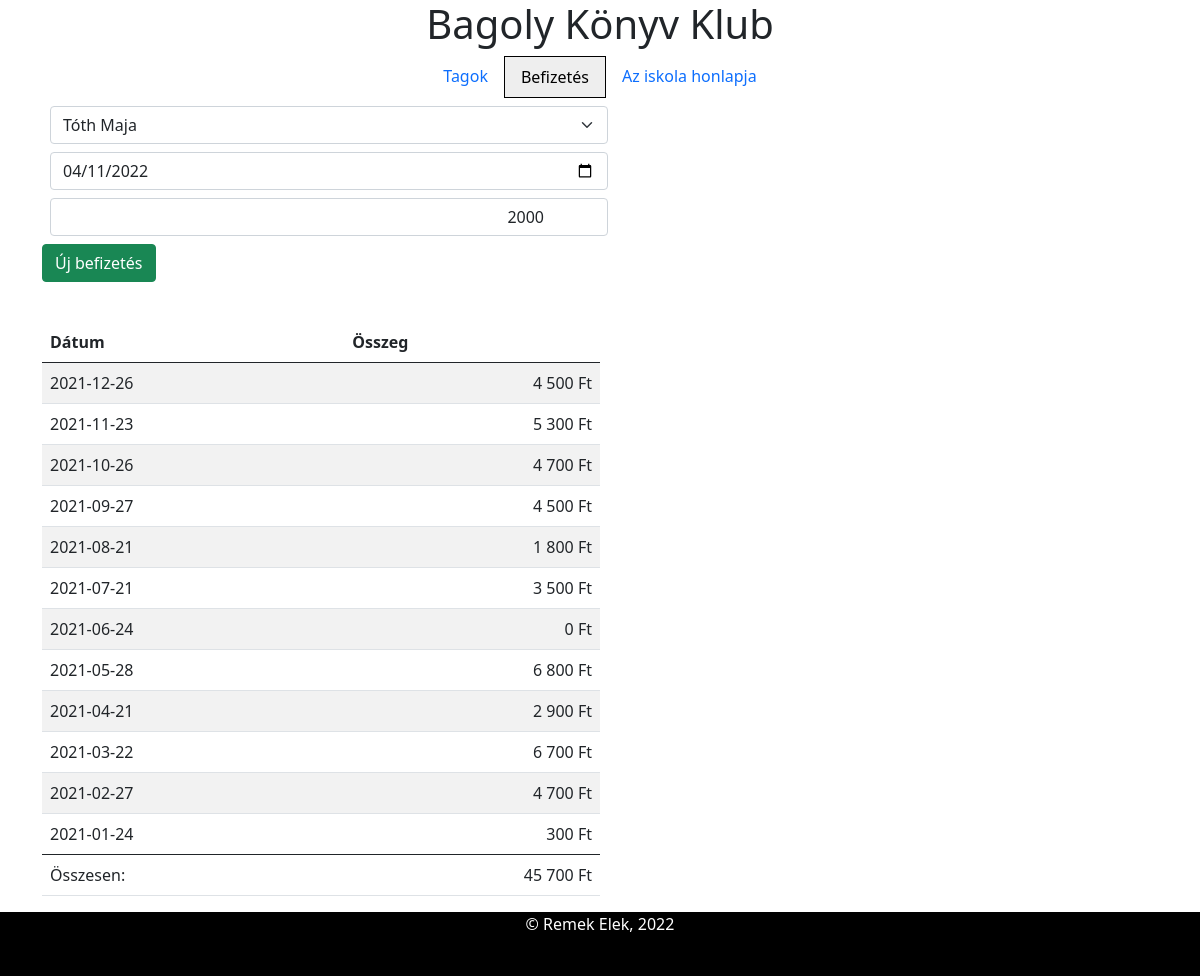
The app's page /index.php?menu=befizetes&id=3 with its own data.
### tables this page shows
CREATE TABLE `befizetes` (
  `id` bigint(20) NOT NULL,
  `datum` date DEFAULT NULL,
  `befizetes` decimal(6,0) DEFAULT NULL,
  KEY `fk_tag` (`id`),
  CONSTRAINT `fk_tag` FOREIGN KEY (`id`) REFERENCES `tagok` (`id`)
);

### web/classes/database.php (the view, shortened to what this page needs)
<?php
class database {
    private $mysqli=null;
    public function __construct($host="localhost", $user="root", $pass="", $db="bookclub") {
        $this->mysqli = new mysqli($host, $user, $pass, $db);
        $this->mysqli->set_charset("utf8");
    }
    public function get_tags_options($id) {
        $sql = "SELECT `id`, `csaladnev`, `utonev` FROM `tagok` WHERE 1";
        $result = $this->mysqli->query($sql);
        $tags = array();
        if ($result->num_rows > 0) {
            while($row = $result->fetch_assoc()) {
                if ($id == null || intval($id) != intval($row['id']) ) {
                    $tags[] = '<option value="'.$row['id'].'">'.$row['csaladnev'].' '.$row['utonev'].'</option>';
                } else {
                    $tags[] = '<option selected="selected" value="'.$row['id'].'">'.$row['csaladnev'].' '.$row['utonev'].'</option>';
                }
            }
        } else {
            echo "0 results";
        }
        return $tags;
    }
    public function get_tag_payments_table($id) {
        $answer = '';
        $sql = "SELECT datum, befizetes FROM befizetes WHERE id = $id ORDER BY datum DESC";
        if($result = $this->mysqli->query($sql)){
            $answer = '<table class="table w-50 table-striped">
            <thead>
                <tr>
                    <th class="col-auto">Dátum</th>
                    <th class="col-auto">Összeg</th>
                </tr>
            </thead>
            <tbody>';
            $sum = 0;
           if($result->num_rows > 0){
                while ($row = $result->fetch_assoc()) {
                    $sum += intval($row['befizetes']);
                    $answer .= '<tr><td>'.$row['datum'].'</td><td class="text-end">'.number_format($row['befizetes'],0,',',' ').' Ft</td></tr>';
                }
            }
            $answer .= '</tbody>
            <tfoot>
                <tr>
                    <td>Összesen:</td>
                    <td class="text-end">'.number_format($sum,0,',',' ').' Ft</td>
                </tr>
            </tfoot>
        </table>';
            } else {
                $answer = '<tr><td colspan=2>Nincs befizetése!</td></tr>';
            }
            return $answer;
    }
}

### web/css/bookclub_base.css (style rules this page uses)
html, body { height: 100%; }

### records on screen
befizetes: datum "2021-12-26", befizetes "4 500"
befizetes: datum "2021-11-23", befizetes "5 300"
befizetes: datum "2021-10-26", befizetes "4 700"
befizetes: datum "2021-09-27", befizetes "4 500"
befizetes: datum "2021-08-21", befizetes "1 800"
befizetes: datum "2021-07-21", befizetes "3 500"
befizetes: datum "2021-06-24", befizetes "0"
befizetes: datum "2021-05-28", befizetes "6 800"
befizetes: datum "2021-04-21", befizetes "2 900"
befizetes: datum "2021-03-22", befizetes "6 700"
befizetes: datum "2021-02-27", befizetes "4 700"
befizetes: datum "2021-01-24", befizetes "300"

### other values on screen
$sum "45 700"
form field tagid "Tóth Maja"
